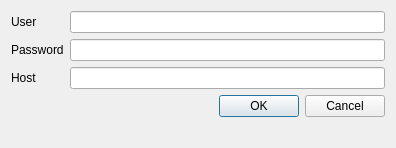
<?xml version="1.0" encoding="UTF-8"?>
<ui version="4.0">
 <class>Dialog</class>
 <widget class="QDialog" name="Dialog">
  <property name="geometry">
   <rect>
    <x>0</x>
    <y>0</y>
    <width>396</width>
    <height>148</height>
   </rect>
  </property>
  <property name="windowTitle">
   <string>Dialog</string>
  </property>
  <layout class="QFormLayout" name="formLayout">
   <property name="fieldGrowthPolicy">
    <enum>QFormLayout::AllNonFixedFieldsGrow</enum>
   </property>
   <item row="0" column="0">
    <widget class="QLabel" name="label">
     <property name="text">
      <string>User</string>
     </property>
    </widget>
   </item>
   <item row="0" column="1">
    <widget class="QLineEdit" name="user"/>
   </item>
   <item row="1" column="0">
    <widget class="QLabel" name="label_2">
     <property name="text">
      <string>Password</string>
     </property>
    </widget>
   </item>
   <item row="1" column="1">
    <widget class="QLineEdit" name="password">
     <property name="echoMode">
      <enum>QLineEdit::Password</enum>
     </property>
    </widget>
   </item>
   <item row="2" column="0">
    <widget class="QLabel" name="label_3">
     <property name="text">
      <string>Host</string>
     </property>
    </widget>
   </item>
   <item row="3" column="1">
    <widget class="QDialogButtonBox" name="buttonBox">
     <property name="orientation">
      <enum>Qt::Horizontal</enum>
     </property>
     <property name="standardButtons">
      <set>QDialogButtonBox::Cancel|QDialogButtonBox::Ok</set>
     </property>
    </widget>
   </item>
   <item row="2" column="1">
    <widget class="QLineEdit" name="host"/>
   </item>
  </layout>
 </widget>
 <resources/>
 <connections>
  <connection>
   <sender>buttonBox</sender>
   <signal>accepted()</signal>
   <receiver>Dialog</receiver>
   <slot>accept()</slot>
   <hints>
    <hint type="sourcelabel">
     <x>248</x>
     <y>254</y>
    </hint>
    <hint type="destinationlabel">
     <x>157</x>
     <y>274</y>
    </hint>
   </hints>
  </connection>
  <connection>
   <sender>buttonBox</sender>
   <signal>rejected()</signal>
   <receiver>Dialog</receiver>
   <slot>reject()</slot>
   <hints>
    <hint type="sourcelabel">
     <x>316</x>
     <y>260</y>
    </hint>
    <hint type="destinationlabel">
     <x>286</x>
     <y>274</y>
    </hint>
   </hints>
  </connection>
 </connections>
</ui>
